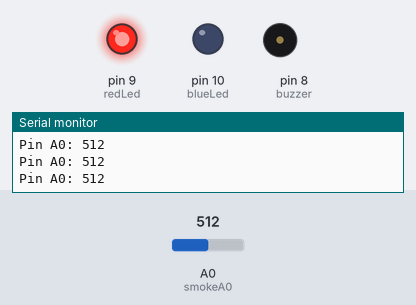
Bench run of a sketch on a simulated Arduino Uno, built with avr-gcc and run on an emulated ATmega328P. Parts: output pins drawn as LEDs (lit = HIGH), buzzer (waves = sounding), the last lines printed to the serial monitor. The inputs (shaded band) are chosen by the test bench; at power-on: A0 (smokeA0) = 512.

Above: at 1.3 s.
1.4 s: A0 (smokeA0) set to 161
4.4 s: A0 (smokeA0) set to 135
At 5.5 s:
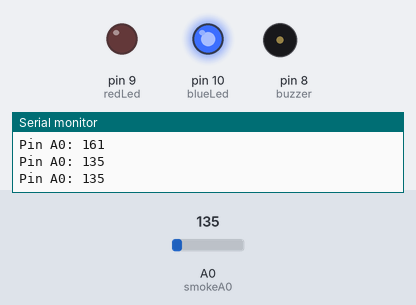
Timing chart, 0 to 7.4 s (numbered marks = the images above; inputs shaded):
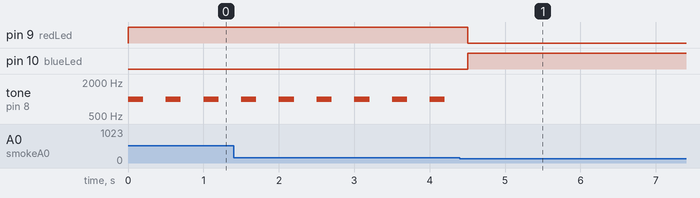

The sketch:

gas-detection-alarm.ino
```cpp
//Tech Trends Shameer
//Gas Detection Alarm

int redLed = 9;
int blueLed = 10;
int buzzer = 8;
int smokeA0 = A0;
// Threshold value
int sensorThres = 100;

void setup() {
  pinMode(redLed, OUTPUT);
  pinMode(blueLed, OUTPUT);
  pinMode(buzzer, OUTPUT);
  pinMode(smokeA0, INPUT);
  Serial.begin(9600);

}

void loop() {
  int analogSensor = analogRead(smokeA0);

  Serial.print("Pin A0: ");
  Serial.println(analogSensor);

  // Checks if it has reached the threshold value
  if (analogSensor-50 > sensorThres)
  {
    digitalWrite(redLed, HIGH);

    digitalWrite(blueLed, LOW);
    tone(buzzer, 1000, 200);
  }
  else
  {
    digitalWrite(redLed, LOW);
    digitalWrite(blueLed, HIGH);

    noTone(buzzer);
  }
  delay(500);
}
```

Measured:
- the behaviour switches between 151 and 150 on A0 (smokeA0) (found by bisection; images 0 and 1)
- after the input at 4.4 s, pin 9 (redLed): HIGH → LOW after 0.10 s; pin 10 (blueLed): LOW → HIGH after 0.10 s; tone on pin 8 (buzzer): stops changing and stays silent
- by itself, tone on pin 8 (buzzer): alternates 1000 Hz for 0.20 s and silent for 0.30 s
